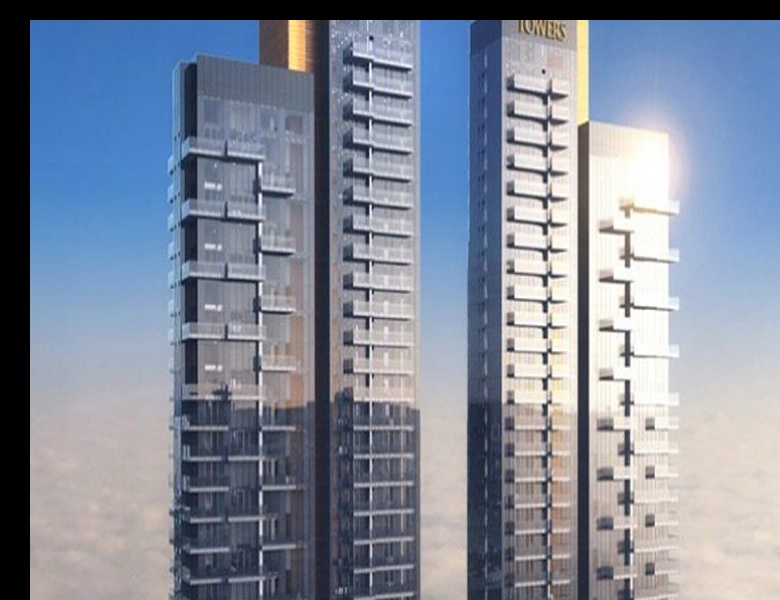
#> input picture offset_scale.jpg, 780 x 600 px
$ python code.py
#> lines starting #> are read from the running program, lines starting #| are printed output that depends on the picture; pictures that were not available may be replaced by others from this repository, and a replacement may not be noted
import cv2
import numpy as np
import os

#lists all the image files in the folder
relevant_path = "E:\img_reg"
included_extensions = ['jpg','jpeg', 'bmp', 'png', 'gif']
file_names = [fn for fn in os.listdir(relevant_path)
              if any(fn.endswith(ext) for ext in included_extensions)]


#naming the output files
output_files=[]
for i in range(0,len(file_names)):
	output_files.append("output"+str(i)+".jpg")

for j in range(0,len(file_names)):

	# Open the image files.
	img1_color = cv2.imread(file_names[j]) # Image to be aligned.
#> img1_color is the input picture: shape (600, 780, 3); mean B, G, R 154.8, 138.8, 130.3
	img2_color = cv2.imread("original.jpg") # Reference image.
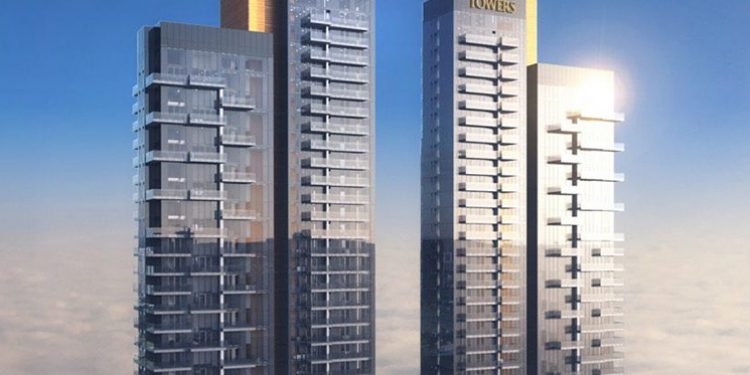
#> input picture original.jpg, 750 x 375 px
#> img2_color is the input picture: shape (375, 750, 3); mean B, G, R 166.8, 149.8, 140.9

	# Convert to grayscale.
	img1 = cv2.cvtColor(img1_color, cv2.COLOR_BGR2GRAY)
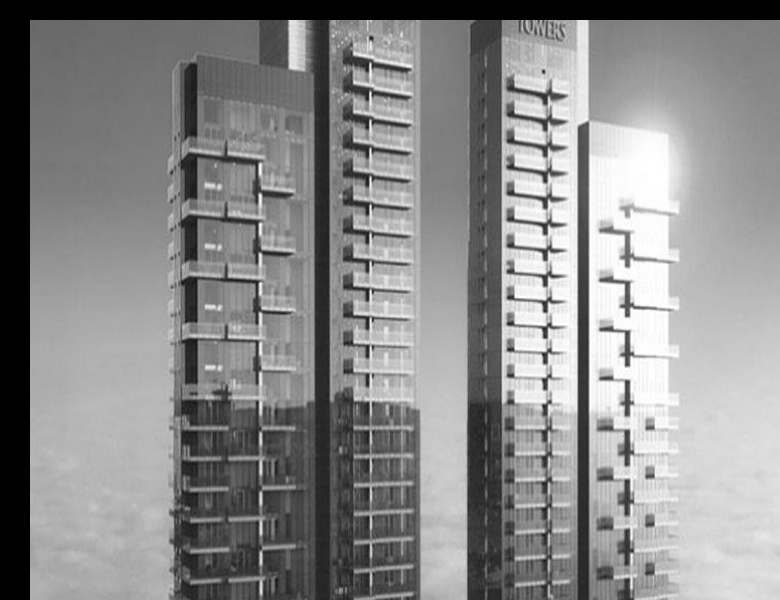
#> img1: shape (600, 780); min 0, max 255, mean 138.1
	img2 = cv2.cvtColor(img2_color, cv2.COLOR_BGR2GRAY)
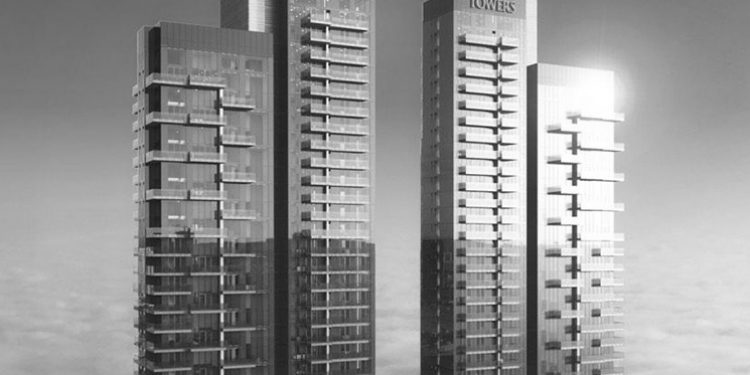
#> img2: shape (375, 750); min 14, max 255, mean 149.1
	height, width = img2.shape
#> height = 375; width = 750

	# Create ORB detector with 5000 features.
	orb_detector = cv2.ORB_create(5000)

	# Find keypoints and descriptors.
	# The first arg is the image, second arg is the mask
	# (which is not reqiured in this case).
	kp1, d1 = orb_detector.detectAndCompute(img1, None)
#> kp1 = 5000 keypoints; strongest (x, y, size): (544, 328, 44.6), (543, 276, 53.6), (544, 302, 44.6), (543, 225, 53.6)
	kp2, d2 = orb_detector.detectAndCompute(img2, None)
#> kp2 = 4672 keypoints; strongest (x, y, size): (494, 193, 31), (494, 192, 37.2), (494, 144, 37.2), (495, 160, 31)

	# Match features between the two images.
	# We create a Brute Force matcher with
	# Hamming distance as measurement mode.
	matcher = cv2.BFMatcher(cv2.NORM_HAMMING, crossCheck = True)

	# Match the two sets of descriptors.
	matches = matcher.match(d1, d2)
#> matches = 1375 matches

	# Sort matches on the basis of their Hamming distance.
#> (the run stopped early here; a loop or call above may not have finished)
